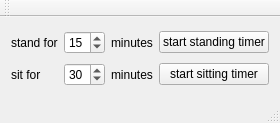
<?xml version="1.0" encoding="UTF-8"?>
<ui version="4.0">
 <class>MainWindow</class>
 <widget class="QMainWindow" name="MainWindow">
  <property name="geometry">
   <rect>
    <x>0</x>
    <y>0</y>
    <width>266</width>
    <height>123</height>
   </rect>
  </property>
  <property name="windowTitle">
   <string>SitAndStandTimer</string>
  </property>
  <widget class="QWidget" name="centralWidget">
   <layout class="QGridLayout" name="gridLayout">
    <item row="0" column="0">
     <widget class="QLabel" name="label">
      <property name="text">
       <string>stand for</string>
      </property>
     </widget>
    </item>
    <item row="0" column="1">
     <widget class="QSpinBox" name="spinBoxStandTime">
      <property name="value">
       <number>15</number>
      </property>
     </widget>
    </item>
    <item row="0" column="2">
     <widget class="QLabel" name="label_3">
      <property name="text">
       <string>minutes</string>
      </property>
     </widget>
    </item>
    <item row="0" column="3">
     <widget class="QPushButton" name="pushButtonStartStanding">
      <property name="text">
       <string>start standing timer</string>
      </property>
     </widget>
    </item>
    <item row="1" column="0">
     <widget class="QLabel" name="label_2">
      <property name="text">
       <string>sit for</string>
      </property>
     </widget>
    </item>
    <item row="1" column="1">
     <widget class="QSpinBox" name="spinBoxSitTime">
      <property name="value">
       <number>30</number>
      </property>
     </widget>
    </item>
    <item row="1" column="2">
     <widget class="QLabel" name="label_4">
      <property name="text">
       <string>minutes</string>
      </property>
     </widget>
    </item>
    <item row="1" column="3">
     <widget class="QPushButton" name="pushButtonStartSitting">
      <property name="text">
       <string>start sitting timer</string>
      </property>
     </widget>
    </item>
   </layout>
  </widget>
  <widget class="QMenuBar" name="menuBar">
   <property name="geometry">
    <rect>
     <x>0</x>
     <y>0</y>
     <width>266</width>
     <height>21</height>
    </rect>
   </property>
  </widget>
  <widget class="QToolBar" name="mainToolBar">
   <attribute name="toolBarArea">
    <enum>TopToolBarArea</enum>
   </attribute>
   <attribute name="toolBarBreak">
    <bool>false</bool>
   </attribute>
  </widget>
  <widget class="QStatusBar" name="statusBar"/>
 </widget>
 <layoutdefault spacing="6" margin="11"/>
 <resources/>
 <connections/>
</ui>
